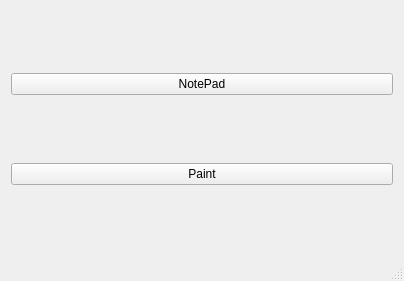
<?xml version="1.0" encoding="UTF-8"?>
<ui version="4.0">
 <class>MainWindow</class>
 <widget class="QMainWindow" name="MainWindow">
  <property name="geometry">
   <rect>
    <x>0</x>
    <y>0</y>
    <width>404</width>
    <height>281</height>
   </rect>
  </property>
  <property name="maximumSize">
   <size>
    <width>404</width>
    <height>281</height>
   </size>
  </property>
  <property name="windowTitle">
   <string>MainWindow</string>
  </property>
  <property name="whatsThis">
   <string>&lt;html&gt;&lt;head/&gt;&lt;body&gt;&lt;p&gt;&lt;br/&gt;&lt;/p&gt;&lt;/body&gt;&lt;/html&gt;</string>
  </property>
  <widget class="QWidget" name="centralWidget">
   <layout class="QVBoxLayout" name="verticalLayout">
    <item>
     <widget class="QPushButton" name="btnNotepad">
      <property name="text">
       <string>NotePad</string>
      </property>
     </widget>
    </item>
    <item>
     <widget class="QPushButton" name="paint">
      <property name="text">
       <string>Paint</string>
      </property>
     </widget>
    </item>
   </layout>
  </widget>
  <widget class="QMenuBar" name="menuBar">
   <property name="geometry">
    <rect>
     <x>0</x>
     <y>0</y>
     <width>404</width>
     <height>26</height>
    </rect>
   </property>
  </widget>
  <widget class="QStatusBar" name="statusBar"/>
 </widget>
 <layoutdefault spacing="6" margin="11"/>
 <resources/>
 <connections/>
</ui>
